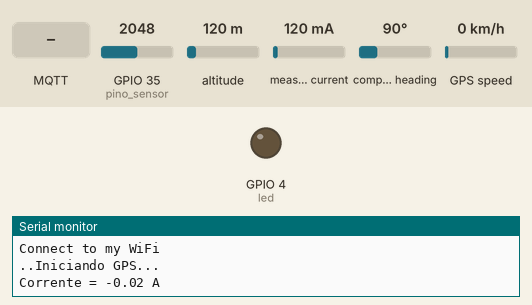
Bench run of a sketch on a simulated ESP32. On the bench: output pins drawn as LEDs (lit = HIGH), the last lines printed to the serial monitor. Inputs (shaded band) come from the test bench; at power-on: GPIO 35 (pino_sensor) = 2048, altitude 120 m, measured current 120 mA, compass heading 90°, GPS speed 0 km/h (analog values on the 0–4095 scale). WiFi joins after 1.5 s; servers stay silent unless stated; random numbers use the default seed unless the sketch sets one; the GPS gets a fix after 3 s at 37.7749, -122.4194 with 8 satellites; no MQTT or app messages arrive unless stated.

Above: at 3.2 s.
3.3 s: MQTT message "off" arrives on the second subscribed topic
At 4.6 s:
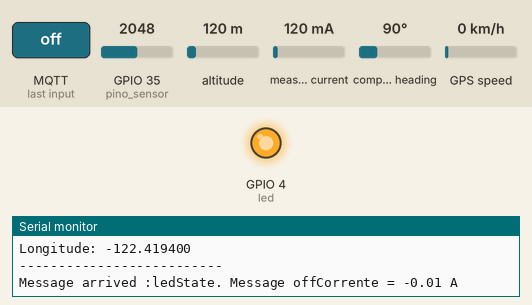
5.1 s: MQTT message "fromNodeRED" arrives on the first subscribed topic
6.6 s: MQTT message "on" arrives on the first subscribed topic
Timing chart, 0 to 9.6 s (numbered marks = the images above; inputs shaded):
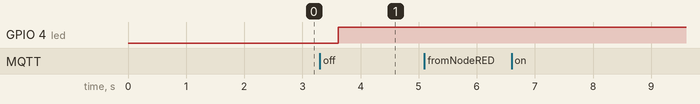

The sketch:

TCC__rica_Gomes_codigo_ARDUINO.ino
```cpp
/*
  Centro Federal de Educação Tecnólogica de Minas Gerais
  Trabalho de Conclusão de Curso II
  Projeto: Sistema de Telegestão para Iluminação Publíca
  Autor: Érica Gomes Fernandes
  Data: 08/07/2025
*/

// === BIBLIOTECAS NECESSÁRIAS ===
#include <WiFi.h>              // Conexão com rede Wi-Fi
#include <PubSubClient.h>      // Comunicação MQTT
#include <ArduinoJson.h>       // Manipulação de dados em formato JSON
#include <ZMPT101B.h>          // Sensor de tensão
#include <TinyGPSPlus.h>       // Leitura de dados do GPS
#include <HardwareSerial.h>    // Comunicação serial adicional com GPS
#include "EmonLib.h"           // Biblioteca para sensor de corrente SCT-013

// === DEFINIÇÕES DE PINOS E VARIÁVEIS ===
#define SAMPLES 1000                 // Número de amostras
#define pino_sensor 35              // Pino analógico para ZMPT101B

// Vetor e variáveis para média móvel da corrente
float vet[11] = {0};                // Vetor circular para suavizar o valor de corrente
float CorrenteMedia = 0;
float sum = 0;                     // Soma das amostras
float Irms_medio2 = 0;             // Corrente RMS filtrada

EnergyMonitor SCT013;              // Objeto da biblioteca EmonLib para medir corrente
int pinSCT = 34;                   // Pino conectado ao SCT-013

// Calibração do sensor de tensão ZMPT101B
float offset = 2900;               // Offset do sensor (valor de referência)
float fator_calibracao = 0.695;    // Fator de correção da tensão
int numero_amostras = 500;         // Total de amostras para cálculo RMS

// === GPS ===
TinyGPSPlus gps;                   // Objeto do GPS
HardwareSerial gpsSerial(1);      // Serial1 para comunicação com GPS (RX=16, TX=17)

// === CONSTANTES ===
const float sensibilidade = 0.185;   // Sensibilidade do sensor de corrente
const float tensaoReferencia = 2.5;  // Tensão de referência

int tensao = 0;     // Variáveis auxiliares (não usadas)
int corrente = 0;

// === MQTT E REDE ===
String clientID = "ESP32";                    // ID do cliente MQTT
const char *mqtt_server = "broker.hivemq.com";// Endereço do broker público MQTT
const char *topic = "Tempdata";               // Tópico para publicação

// Credenciais da rede Wi-Fi
const char *ssid = "************";
const char *password = "*********";

// Objetos para conexão
WiFiClient espClient;
PubSubClient client(espClient);

byte led = 4;                           // Pino do LED de controle
unsigned long previousMillis = millis(); // Controle de tempo

// === FUNÇÃO: RECONEXÃO COM MQTT ===
void reconnect()
{
  while (!client.connected())
  {
    Serial.print("Attempting MQTT connection...");
    clientID += String(random(0xffff), HEX); // Gera ID aleatório se necessário

    if (client.connect(clientID.c_str()))
    {
      Serial.println("connected");

      // Inscrição nos tópicos do Node-RED
      client.subscribe("fromNodeRED");
      client.subscribe("ledState");
      client.subscribe("JSONfromNode");
      client.subscribe("controle");
      client.subscribe("controle1");
      client.subscribe("controle2");
    }
    else
    {
      Serial.print("failed, rc=");
      Serial.print(client.state());
      Serial.println(" try again in 5 seconds");
      delay(5000); // Aguarda 5 segundos antes de tentar novamente
    }
  }
}

// === FUNÇÃO: CALLBACK DO MQTT ===
void callback(char *topic, byte* message, unsigned int length)
{
  Serial.print("Message arrived :");
  Serial.print(topic);
  Serial.print(". Message ");

  String messageTemp;

  // Monta a string da mensagem
  for (int i = 0; i < length; i++)
  {
    Serial.print((char)message[i]);
    messageTemp += (char)message[i];
  }

  // Ações com base no tópico recebido
  if (String(topic) == "fromNodeRED")
  {
    Serial.println(messageTemp);
  }

  else if (String(topic) == "ledState")
  {
    if (messageTemp == "on")
    {
      digitalWrite(led, LOW);  // Liga o LED (nível baixo no ESP32)
    }
    else if (messageTemp == "off")
    {
      digitalWrite(led, HIGH); // Desliga o LED
    }
  }

  else if (String(topic) == "JSONfromNode")
  {
    // Deserializa a string JSON recebida
    JsonDocument doc;
    DeserializationError error = deserializeJson(doc, messageTemp);
    if (error) {
      Serial.print("deserializeJson() failed: ");
      Serial.println(error.c_str());
      return;
    }

    // Lê os valores do JSON (não estão sendo usados no código)
    int tensao_rms = doc["tensao"];
    int Irms_medio2 = doc["corrente"];
  }

  else if (String(topic) == "controle")
  {
    // Controle PWM com valor recebido
    String valor = messageTemp;
    analogWrite(4, valor.toInt());
  }

  else if (String(topic) == "controle1")
  {
    analogWrite(4, 250);
  }

  else if (String(topic) == "controle2")
  {
    analogWrite(4, 0);
  }
}

// === FUNÇÃO: CONECTAR AO WI-FI ===
void connectAP()
{
  Serial.println("Connect to my WiFi");
  WiFi.begin(ssid, password);
  byte cnt = 0;

  while (WiFi.status() != WL_CONNECTED)
  {
    delay(1000);
    Serial.print(".");
    cnt++;
  }
}

// === SETUP: CONFIGURAÇÕES INICIAIS ===
void setup()
{
  Serial.begin(115200);           // Inicia comunicação serial
  pinMode(led, OUTPUT);           // LED como saída
  analogReadResolution(12);       // Define resolução de leitura ADC (ESP32 usa 12 bits)
  connectAP();                    // Conecta ao Wi-Fi

  client.setServer(mqtt_server, 1883);   // Configura servidor MQTT
  client.setCallback(callback);         // Define função de callback para mensagens

  gpsSerial.begin(9600, SERIAL_8N1, 16, 17); // Inicia comunicação com GPS
  SCT013.current(pinSCT, 2.9586);           // Configura calibração do sensor de corrente
  pinMode(pino_sensor, INPUT);             // Pino do sensor de tensão como entrada

  Serial.println("Iniciando GPS...");
}

// === FUNÇÃO: MEDIR CORRENTE COM SCT-013 ===
void medirCorrenteAC()
{
   double Irms = SCT013.calcIrms(1480);   // Mede a corrente em tempo real

   // Calcula média móvel com as 11 últimas leituras
   for(int n = 0; n < 10; n++)
  {
    vet[n] = vet[n+1];
    sum = sum + vet[n];
  }

  vet[10] = Irms;
  float Irms_medio = (sum + vet[10]) / 11;
  sum = 0;

  // Ajuste baseado em calibração experimental
  Irms_medio2 = 0.2518 * Irms_medio - 0.018;

  Serial.print("Corrente = ");
  Serial.print(Irms_medio2);
  Serial.println(" A");

  // Envia valor por MQTT
  client.publish("corrente", String(Irms_medio2).c_str());

  delay(300); // Pequena pausa
}

// === FUNÇÃO: MEDIR TENSÃO COM ZMPT101B ===
void medirTensao()
{
  float soma_quadrados = 0;
  float valor_analogico;
  float valor_lido;

  // Captura de amostras para cálculo RMS
  for (int i = 0; i < numero_amostras; i++) {
    valor_analogico = analogRead(pino_sensor);
    valor_lido = valor_analogico - offset;
    soma_quadrados += valor_lido * valor_lido;
    delay(2);
  }

  // Calcula tensão RMS com fator de calibração
  float media_quadrados = soma_quadrados / numero_amostras;
  float tensao_sensor_rms = sqrt(media_quadrados);
  float tensao_rms = (tensao_sensor_rms * fator_calibracao) / sqrt(2);

  Serial.print("Tensão RMS: ");
  Serial.print(tensao_rms);
  Serial.println(" V");

  client.publish("tensao", String(tensao_rms).c_str()); // Envia por MQTT
}

// === LOOP PRINCIPAL ===
void loop()
{
  medirCorrenteAC();  // Lê corrente
  medirTensao();      // Lê tensão

  unsigned long currentMillis = millis();

  // Reconecta MQTT se necessário
  if (!client.connected())
  {
    reconnect();
  }

  // Leitura contínua do GPS
  while (gpsSerial.available() > 0)
  {
    gps.encode(gpsSerial.read());

    // Quando nova localização estiver disponível
    if (gps.location.isUpdated())
    {
      Serial.println("--------------------------");
      Serial.print("Latitude: ");
      Serial.println(gps.location.lat(), 6);
      Serial.print("Longitude: ");
      Serial.println(gps.location.lng(), 6);
      Serial.println("--------------------------");
    }
  }

  // Mantém a conexão com o broker
  if (!client.loop())
  {
    client.connect("ESP32");
  }

  // Controle baseado em tempo (a cada 3s)
  if (currentMillis - previousMillis >= 3000)
  {
    previousMillis = currentMillis;
  }
}
```

Measured:
- after the input at 3.3 s, GPIO 4 (led): LOW → HIGH after 0.32 s
